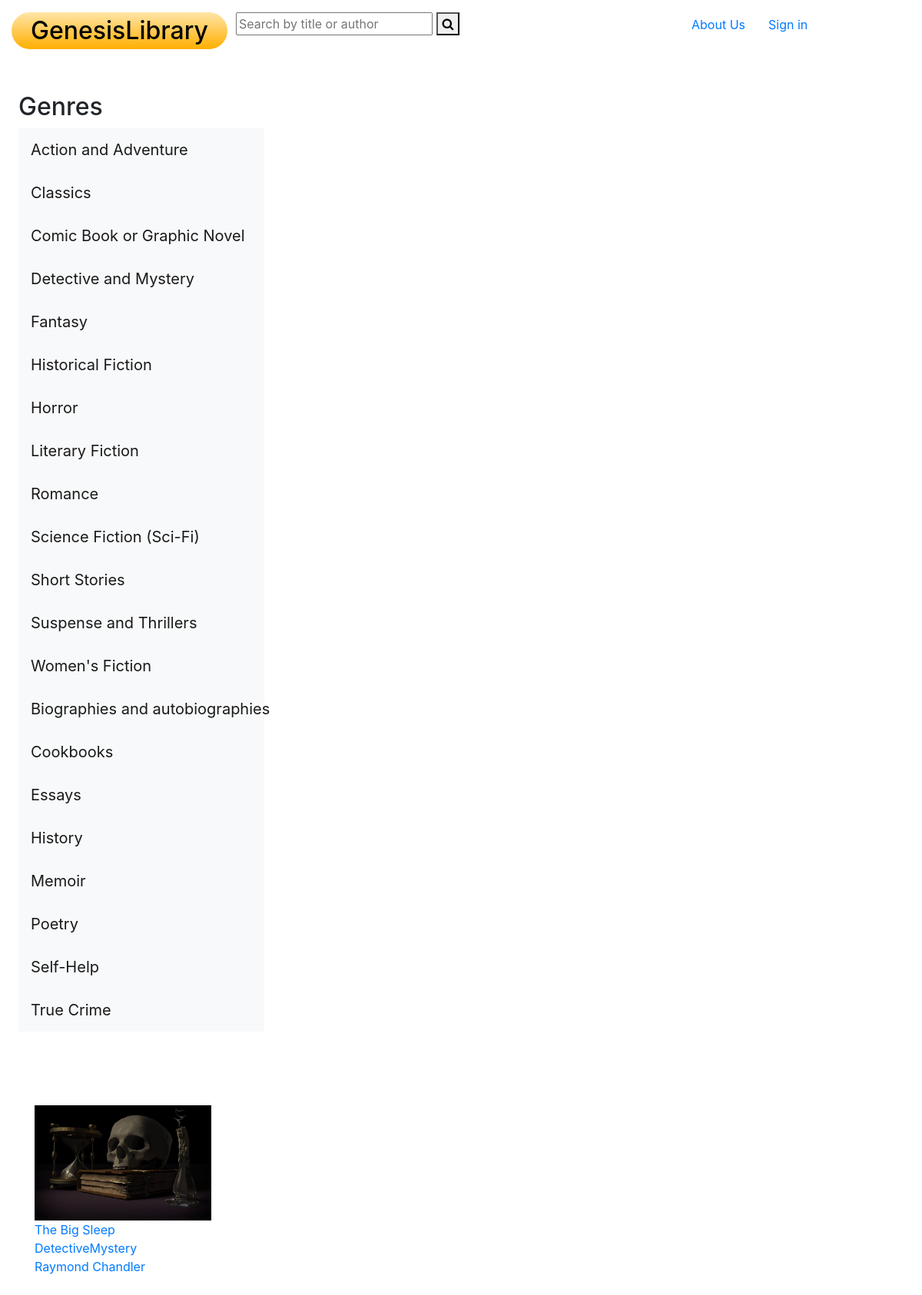
/display_genre/DetectiveMystery, run on the app's committed database.
### libraryGenesis_app/models.py (models this page shows)
class Book(models.Model):
    title = models.CharField(max_length=255)
    author = models.CharField(max_length=255)
    genre = models.CharField(max_length=100)
    publish_date = models.DateField()
    price = models.IntegerField()
    days_avaliable = models.IntegerField()
    about = models.TextField()
    users = models.ManyToManyField(User, related_name="books")
    created_at = models.DateTimeField(auto_now_add = True)
    updated_at = models.DateTimeField(auto_now = True)
    objects = BookManager()

### libraryGenesis_app/views.py (the view)
# urls.py: path('display_genre/<str:genre>', views.display_genre),
def display_genre(request, genre):
    books = Book.objects.filter(genre=genre)
    all_books = Book.objects.all()
    context = {
        'genre_books': books,
        'books': all_books
    }
    return render(request,'books_genre.html', context)

### libraryGenesis_app/templates/books_genre.html (shortened to what this page needs)
<!DOCTYPE html>
<html lang="en">
<head>
    {% load static %}
    <link rel="stylesheet" href="{% static 'style.css' %}">
    <link rel="stylesheet" href="https://stackpath.bootstrapcdn.com/font-awesome/4.7.0/css/font-awesome.min.css">
    <link rel="stylesheet" href="https://stackpath.bootstrapcdn.com/bootstrap/4.5.0/css/bootstrap.min.css">
</head>
<body>
    <div class="container-fluid">
        <div class="row dashboard-header mt-3">
            <div class="col-sm">
                <h2 class="gradient"><a class="no-decoration" href="/">GenesisLibrary</a></h2>
            </div>
            <div class="col-sm-6 search-form">
                <form action="/" method="get">
                    <input type="text" name="q" placeholder="Search by title or author" id="search" value="{{ request.GET.q }}"/>
                    <button><i class="fa fa-search" aria-hidden="true"></i></button>
                </form>
            </div>
            <div class="row  text-right extra-width m-1">
                <div class="col-sm-4  pl-1  text-left">
                    <a href="/about">About Us</a>
                </div>
                {% if request.session.uid %}
                    <div class="col-sm-3 mr-4 text-left">
                    <a href="/display_borrowed">Borrowed</a>
                    </div>
                    <div class="col-sm-4 text-left">
                    <a href="/logout">Log out</a>
                    </div>
                {% else %}
                <div class="col-sm-3 pl-1 text-left">
                    <a href="/display_login">Sign in</a>
                </div>
                {% endif %}
            </div>
        </div>
        <div class="row">
            <div class="navigation-bar ml-4">
                <h2 class="mt-5">Genres</h2>
                    <nav class="navbar navbar-light bg-light">
                        <a class="navbar-brand"
                        >
                        Action and Adventure</a>
                    </nav>
                    <nav class="navbar navbar-light bg-light">
                        <a class="navbar-brand"
                        {% for book in books  %}{% if book.genre == "Classics" %}href="/display_genre/{{book.genre}}"{% endif %}{% endfor %}
                        >Classics</a>
                    </nav>
                    <nav class="navbar navbar-light bg-light">
                        <a class="navbar-brand"
                        >Comic Book or Graphic Novel</a>
                    </nav>
                    <nav class="navbar navbar-light bg-light">
                        <a class="navbar-brand"
                        {% for book in books  %}{% if book.genre == "DetectiveMystery" %}href="/display_genre/{{book.genre}}"{% endif %}{% endfor %}
                        >Detective and Mystery</a>
                    </nav>
                    <nav class="navbar navbar-light bg-light">
                        <a class="navbar-brand"
                        {% for book in books  %}{% if book.genre == "Fantasy" %}href="/display_genre/{{book.genre}}"{% endif %}{% endfor %}
                        >Fantasy</a>
                    </nav>
                    <nav class="navbar navbar-light bg-light">
                        <a class="navbar-brand"
                        {% for book in books  %}{% if book.genre == "HistoricalFiction" %}href="/display_genre/{{book.genre}}"{% endif %}{% endfor %}
                        >Historical Fiction</a>
                    </nav>
                    <nav class="navbar navbar-light bg-light">
                        <a class="navbar-brand"
                        {% for book in books  %}{% if book.genre == "Horror" %}href="/display_genre/{{book.genre}}"{% endif %}{% endfor %}
                        >Horror</a>
                    </nav>
                    <nav class="navbar navbar-light bg-light">
                        <a class="navbar-brand"
                        {% for book in books  %}{% if book.genre == "LiteraryFiction" %}href="/display_genre/{{book.genre}}"{% endif %}{% endfor %}
                        >Literary Fiction</a>
                    </nav>
                    <nav class="navbar navbar-light bg-light">
                        <a class="navbar-brand"
                        {% for book in books  %}{% if book.genre == "Romance" %}href="/display_genre/{{book.genre}}"{% endif %}{% endfor %}
                        >Romance</a>
                    </nav>
                    <nav class="navbar navbar-light bg-light">
                        <a class="navbar-brand"
                        {% for book in books  %}{% if book.genre == "ScienceFiction" %}href="/display_genre/{{book.genre}}"{% endif %}{% endfor %}
                        >Science Fiction (Sci-Fi)</a>
                    </nav>
                    <nav class="navbar navbar-light bg-light">
                        <a class="navbar-brand"
                        {% for book in books  %}{% if book.genre == "ShortStories" %}href="/display_genre/{{book.genre}}"{% endif %}{% endfor %}
                        >Short Stories</a>
                    </nav>
                    <nav class="navbar navbar-light bg-light">
                        <a class="navbar-brand"
                        {% for book in books  %}{% if book.genre == "SuspenseThrillers" %}href="/display_genre/{{book.genre}}"{% endif %}{% endfor %}
                        >Suspense and Thrillers</a>
                    </nav>
                    <nav class="navbar navbar-light bg-light">
                        <a class="navbar-brand"
                        >Women's Fiction</a>
                    </nav>
                    <nav class="navbar navbar-light bg-light">
                        <a class="navbar-brand"
                        >Biographies and autobiographies</a>
                    </nav>
                    <nav class="navbar navbar-light bg-light">
                        <a class="navbar-brand"
                        >Cookbooks</a>
                    </nav>
                    <nav class="navbar navbar-light bg-light">
                        <a class="navbar-brand"
                        >Essays</a>
                    </nav>
                    <nav class="navbar navbar-light bg-light">
                        <a class="navbar-brand"
                        >History</a>
                    </nav>
                    <nav class="navbar navbar-light bg-light">
                        <a class="navbar-brand"
                        >Memoir</a>
                    </nav>
                    <nav class="navbar navbar-light bg-light">
                        <a class="navbar-brand"
                        >Poetry</a>
                    </nav>
                    <nav class="navbar navbar-light bg-light">
                        <a class="navbar-brand"
                        >Self-Help</a>
                    </nav>
                    <nav class="navbar navbar-light bg-light">
                        <a class="navbar-brand"
                        >True Crime</a>
                    </nav>
            </div>
            <div class="container mt-5">
                <div class="row mt-5">
                        {% for book in genre_books %}
                        <div class="col-sm-4  mb-5 events">
                        <a href="/display/{{book.id}}">
                        <figure>
                            <img src="{% static book.genre %}{{".jpg"}}" alt="Book Cover" width="230" height="150">
                            <figcaption>
                                {{book.title}}<br>
                                {{book.genre}}<br>
                                {{book.author}}
                            </figcaption>
                        </figure>
                        </div>
                        {% endfor %}
                </div>
                </div>
            </div>
        </div>
</body>
</html>

### libraryGenesis_app/static/style.css (style rules this page uses)
.navigation-bar { width: 320px; }
.gradient { background: linear-gradient(180deg, rgba(255,229,167,1) 0%, rgba(255,175,0,1) 100%); width: -moz-fit-content; width: fit-content; width: -moz-fit-content; padding: 5px 25px; border-radius: 100px; }
.extra-width { width: 300px; margin: 0; }
.no-decoration { color: black; }

### data on the page
Book: genre (picture), title "The Big Sleep", genre "DetectiveMystery", author "Raymond Chandler"
